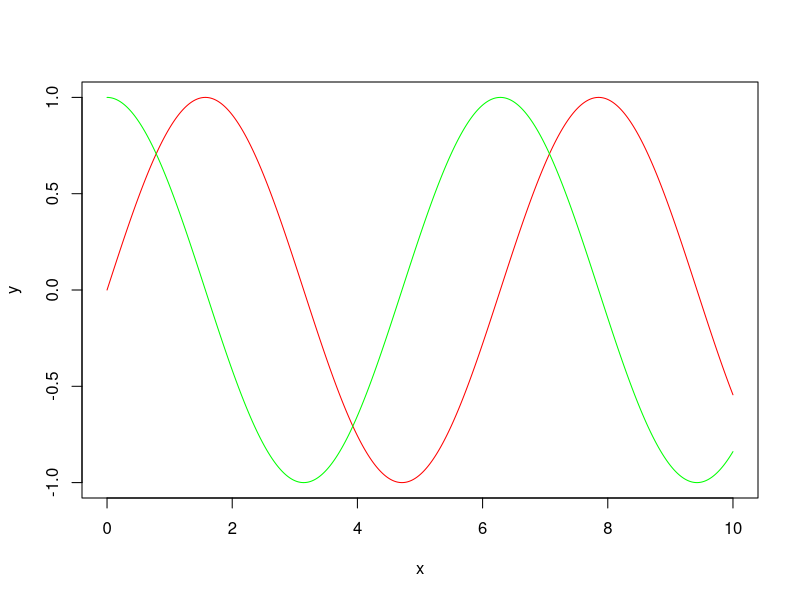

Reproduce this figure in R.
#First script
#Aline Soterroni
#08 may, 2017

x <- seq(0,10,0.01)
y <- sin(x)
z <- cos(x)
plot(x,y,type="l",col="red")
lines(x,z,type="l",col="green")
